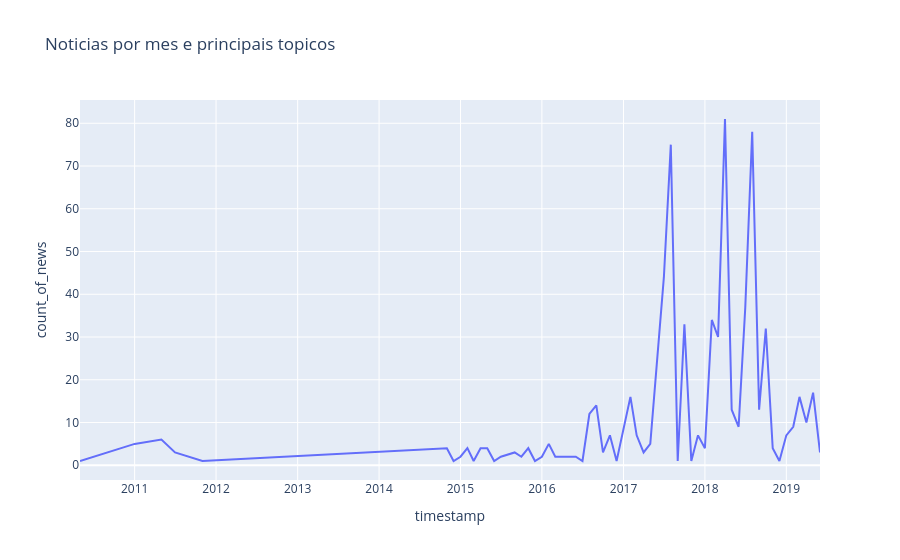

Notebook cell for this chart:
### Markdown cell above
- number of news and top10 words by month

### Code cell
from pyspark.sql import functions as F
from pyspark.sql.window import Window
from pyspark.sql.functions import collect_list
import pandas as pd
import plotly.express as px

news_by_month = (
    df_with_query
    .groupBy('timestamp')
    .agg(F.count('archive').alias('count_of_news'))
    .toPandas()
)

keywords_by_month = (
    df_with_query
    .select('*', F.explode('keywords'))
    .groupBy("timestamp", "key")
    .agg(F.sum("value").alias("key_mentions"))
    .filter(F.col("key") != query)
    .withColumn("rank", F.row_number().over(Window.partitionBy("timestamp").orderBy(F.desc("key_mentions"))))
    .filter(F.col("rank") <= 5)
    .groupBy("timestamp")
    .agg(collect_list("key").alias("top5_keywords"))
    .toPandas()
)

news_history = news_by_month.merge(keywords_by_month, on="timestamp", how="inner")
news_history["timestamp"] = pd.to_datetime(news_history["timestamp"].astype(str), format='%Y%m')
news_history = news_history.sort_values(by="timestamp")

print(news_history.columns)

# Create Plotly figure
fig = px.line(
    news_history,
    x="timestamp",
    y="count_of_news",
    hover_data={"top5_keywords": True},  # Shows keyword list on hover
    title="Noticias por mes e principais topicos",
)

# Show figure
fig.show()

### Figure 1 — Plotly figure (JSON) as saved in the notebook; plotly's stock layout.template omitted (floating-point values rounded to 4 significant figures; data arrays with more than 128 entries replaced by an {"elided": "..."} marker saying what was removed)
{"data": [{"customdata": {"elided": "57x1x5 str values"}, "hovertemplate": "timestamp=%{x}<br>count_of_news=%{y}<br>top5_keywords=%{customdata[0]}<extra></extra>", "legendgroup": "", "line": {"color": "#636efa", "dash": "solid"}, "marker": {"symbol": "circle"}, "mode": "lines", "name": "", "orientation": "v", "showlegend": false, "type": "scatter", "x": ["2010-05-01T00:00:00.000000000", "2011-01-01T00:00:00.000000000", "2011-05-01T00:00:00.000000000", "2011-07-01T00:00:00.000000000", "2011-11-01T00:00:00.000000000", "2014-11-01T00:00:00.000000000", "2014-12-01T00:00:00.000000000", "2015-01-01T00:00:00.000000000", "2015-02-01T00:00:00.000000000", "2015-03-01T00:00:00.000000000", "2015-04-01T00:00:00.000000000", "2015-05-01T00:00:00.000000000", "2015-06-01T00:00:00.000000000", "2015-07-01T00:00:00.000000000", "2015-09-01T00:00:00.000000000", "2015-10-01T00:00:00.000000000", "2015-11-01T00:00:00.000000000", "2015-12-01T00:00:00.000000000", "2016-01-01T00:00:00.000000000", "2016-02-01T00:00:00.000000000", "2016-03-01T00:00:00.000000000", "2016-05-01T00:00:00.000000000", "2016-06-01T00:00:00.000000000", "2016-07-01T00:00:00.000000000", "2016-08-01T00:00:00.000000000", "2016-09-01T00:00:00.000000000", "2016-10-01T00:00:00.000000000", "2016-11-01T00:00:00.000000000", "2016-12-01T00:00:00.000000000", "2017-02-01T00:00:00.000000000", "2017-03-01T00:00:00.000000000", "2017-04-01T00:00:00.000000000", "2017-05-01T00:00:00.000000000", "2017-07-01T00:00:00.000000000", "2017-08-01T00:00:00.000000000", "2017-09-01T00:00:00.000000000", "2017-10-01T00:00:00.000000000", "2017-11-01T00:00:00.000000000", "2017-12-01T00:00:00.000000000", "2018-01-01T00:00:00.000000000", "2018-02-01T00:00:00.000000000", "2018-03-01T00:00:00.000000000", "2018-04-01T00:00:00.000000000", "2018-05-01T00:00:00.000000000", "2018-06-01T00:00:00.000000000", "2018-07-01T00:00:00.000000000", "2018-08-01T00:00:00.000000000", "2018-09-01T00:00:00.000000000", "2018-10-01T00:00:00.000000000", "2018-11-01T00:00:00.000000000", "2018-12-01T00:00:00.000000000", "2019-01-01T00:00:00.000000000", "2019-02-01T00:00:00.000000000", "2019-03-01T00:00:00.000000000", "2019-04-01T00:00:00.000000000", "2019-05-01T00:00:00.000000000", "2019-06-01T00:00:00.000000000"], "xaxis": "x", "y": [1, 5, 6, 3, 1, 4, 1, 2, 4, 1, 4, 4, 1, 2, 3, 2, 4, 1, 2, 5, 2, 2, 2, 1, 12, 14, 3, 7, 1, 16, 7, 3, 5, 44, 75, 1, 33, 1, 7, 4, 34, 30, 81, 13, 9, 37, 78, 13, 32, 4, 1, 7, 9, 16, 10, 17, 3], "yaxis": "y"}], "layout": {"legend": {"tracegroupgap": 0}, "title": {"text": "Noticias por mes e principais topicos"}, "xaxis": {"anchor": "y", "domain": [0, 1], "title": {"text": "timestamp"}}, "yaxis": {"anchor": "x", "domain": [0, 1], "title": {"text": "count_of_news"}}}}
